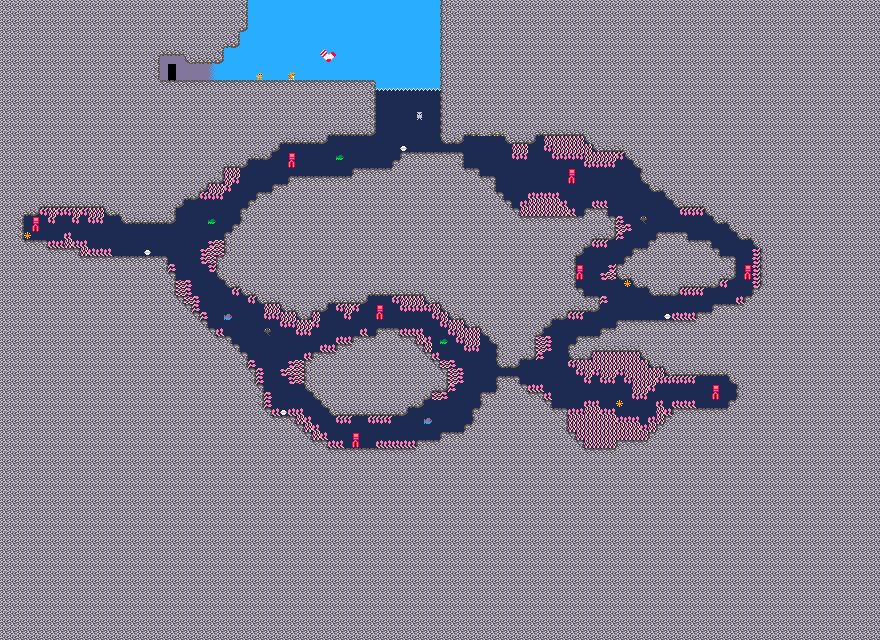

This is a level from a 2D game, rendered from its Tiled map with the project's own tilesets. A one-line summary and the map file follow, with tile-layer data summarised:
An orthogonal 110x80 tile map with 8x8 px tiles, 6 tile layers (Background, Water, Tiles, GameObjects, ...), 3 tilesets and 2 objects (Entrance, BombSock).

<map version="1.10" tiledversion="1.11.0" orientation="orthogonal" renderorder="right-down" width="110" height="80" tilewidth="8" tileheight="8" infinite="0" nextlayerid="20" nextobjectid="9">
 <properties>
  <property name="LevelNumber" value="2" />
 </properties>
 <tileset firstgid="1" source="Textures.tsx" />
 <tileset firstgid="577" source="AutoMappingTiles.tsx" />
 <tileset firstgid="721" source="Textures2.tsx" />
 <layer id="14" name="Background" width="110" height="80">
  <data>[8800 cells, 8800 non-empty, 4 distinct tile ids]</data>
 </layer>
 <layer id="17" name="Water" width="110" height="80">
  <data>[8800 cells, 6600 non-empty, 2 distinct tile ids]</data>
 </layer>
 <layer id="15" name="Tiles" width="110" height="80">
  <data>[8800 cells, 7261 non-empty, 11 distinct tile ids]</data>
 </layer>
 <layer id="16" name="GameObjects" width="110" height="80">
  <data>[8800 cells, 362 non-empty, 23 distinct tile ids]</data>
 </layer>
 <layer id="18" name="RevealBlocks" width="110" height="80">
  <data>[8800 cells, 39 non-empty, 1 distinct tile ids]</data>
 </layer>
 <layer id="19" name="Foreground" width="110" height="80">
  <data>[8800 cells, 40 non-empty, 2 distinct tile ids]</data>
 </layer>
 <objectgroup id="4" name="Object Layer 1">
  <object id="6" name="Entrance" x="164.182" y="59.4545" width="18.5455" height="25.0909">
   <properties>
    <property name="GoToDoor" value="BombMazeDoor" />
    <property name="GoToMap" value="World2" />
   </properties>
  </object>
  <object id="8" name="BombSock" x="314.667" y="42" width="26" height="23.6667" />
 </objectgroup>
</map>
